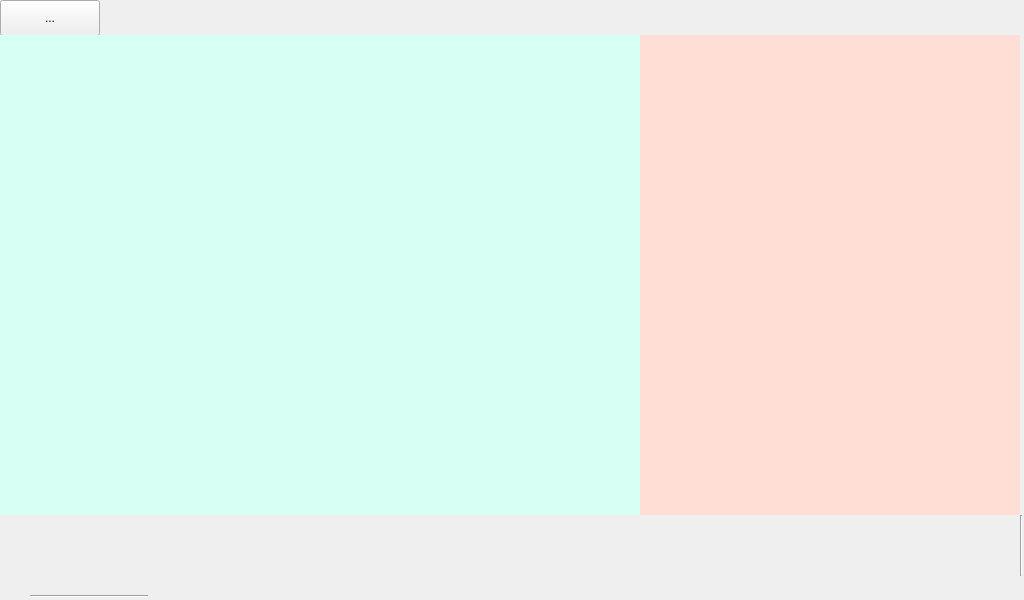
<?xml version="1.0" encoding="UTF-8"?>
<ui version="4.0">
 <class>MainWindow</class>
 <widget class="QMainWindow" name="MainWindow">
  <property name="geometry">
   <rect>
    <x>0</x>
    <y>0</y>
    <width>1024</width>
    <height>600</height>
   </rect>
  </property>
  <property name="windowTitle">
   <string>MainWindow</string>
  </property>
  <widget class="QWidget" name="centralWidget">
   <widget class="QToolButton" name="toolButton">
    <property name="geometry">
     <rect>
      <x>0</x>
      <y>0</y>
      <width>100</width>
      <height>36</height>
     </rect>
    </property>
    <property name="text">
     <string>...</string>
    </property>
   </widget>
   <widget class="QLabel" name="label">
    <property name="geometry">
     <rect>
      <x>0</x>
      <y>35</y>
      <width>640</width>
      <height>480</height>
     </rect>
    </property>
    <property name="styleSheet">
     <string notr="true">background-color: rgb(216, 255, 244);</string>
    </property>
    <property name="text">
     <string/>
    </property>
   </widget>
   <widget class="QLabel" name="label_2">
    <property name="geometry">
     <rect>
      <x>380</x>
      <y>35</y>
      <width>640</width>
      <height>480</height>
     </rect>
    </property>
    <property name="styleSheet">
     <string notr="true">background-color: rgb(255, 223, 213);</string>
    </property>
    <property name="text">
     <string/>
    </property>
   </widget>
   <widget class="Line" name="line">
    <property name="geometry">
     <rect>
      <x>30</x>
      <y>595</y>
      <width>118</width>
      <height>3</height>
     </rect>
    </property>
    <property name="orientation">
     <enum>Qt::Horizontal</enum>
    </property>
   </widget>
   <widget class="Line" name="line_2">
    <property name="geometry">
     <rect>
      <x>1020</x>
      <y>515</y>
      <width>3</width>
      <height>61</height>
     </rect>
    </property>
    <property name="orientation">
     <enum>Qt::Vertical</enum>
    </property>
   </widget>
   <zorder>toolButton</zorder>
   <zorder>label_2</zorder>
   <zorder>label</zorder>
   <zorder>line</zorder>
   <zorder>line_2</zorder>
  </widget>
 </widget>
 <layoutdefault spacing="6" margin="11"/>
 <resources/>
 <connections/>
</ui>
